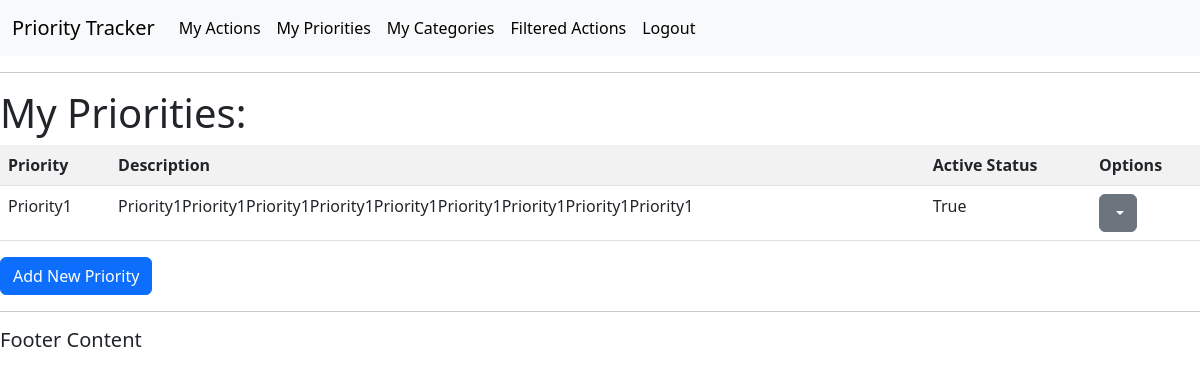
The app's page /priorities/ (signed in) with its own data.
### actions/models.py (models this page shows, shortened)
class Priority(models.Model):
    title = models.CharField(max_length=50, null=False, blank=False)
    description = models.CharField(max_length=150)
    activeStatus = models.BooleanField(null=False, blank=False, default=True)
    category = models.ForeignKey(
        Category, on_delete=models.CASCADE, null=True, blank=True)
    user = models.ForeignKey(
        settings.AUTH_USER_MODEL, on_delete=models.CASCADE, related_name="priorities", null=True)

### actions/views.py (the view)
# urls.py: path('priorities/', views.get_priorities_list, name='get_priorities_list'),
@login_required(login_url='login')
def get_priorities_list(request):
    priorities = Priority.objects.all()
    context = {
        "priorities": priorities
    }
    return render(request, 'actions/priorities_list.html', context)

### actions/templates/actions/priorities_list.html (shortened to what this page needs)
{% extends 'actions/main.html' %}
{% block content %}
<body>
    <h1>My Priorities:</h1>
    <table class="table table-striped">
        <tr>
            <th>Priority</th>
            <th>Description</th>
            <th>Active Status</th>
            <th>Options</th>
        </tr>
        {% for priority in user.priorities.all %}
            <tr>
                <td>{{ priority.title }}</td>
                <td>{{ priority.description }}</td>
                <td>{{ priority.activeStatus }}</td>
                <td>
                    <div class="dropdown">
                        <button class="btn btn-secondary dropdown-toggle" type="button" data-bs-toggle="dropdown" aria-expanded="false">
                        </button>
                      </div>
                </td>
            </tr>
        {% endfor %}
    </table>
    <a class="btn btn-primary" role="button" href="/add-priority/">Add New Priority</a>
</body>
{% endblock %}

### records on screen
Priority: title "Priority1", description "Priority1Priority1Priority1Priority1Priority1Priority1Priority1Priority1Priority1", activeStatus "True"
